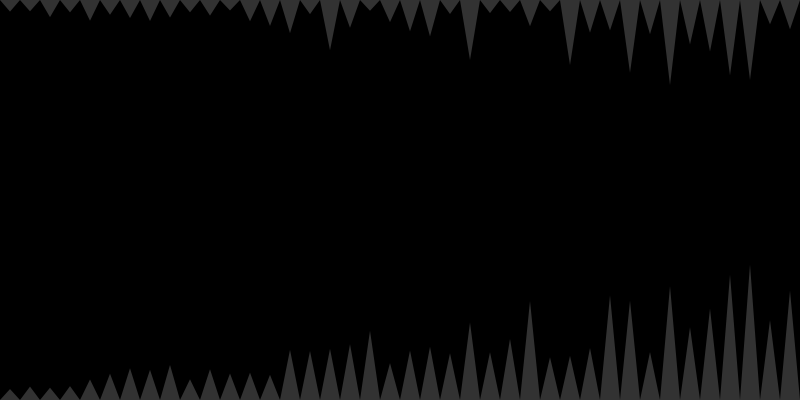
Frame 1 (no input)
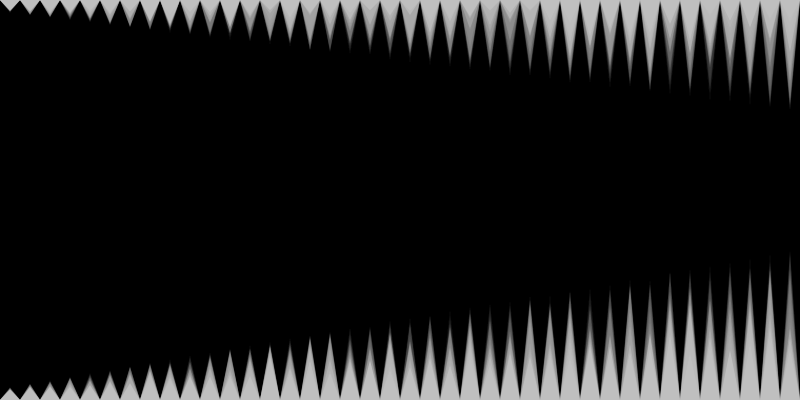
Frame 60 (the mouse pressed at the canvas centre just before this capture)
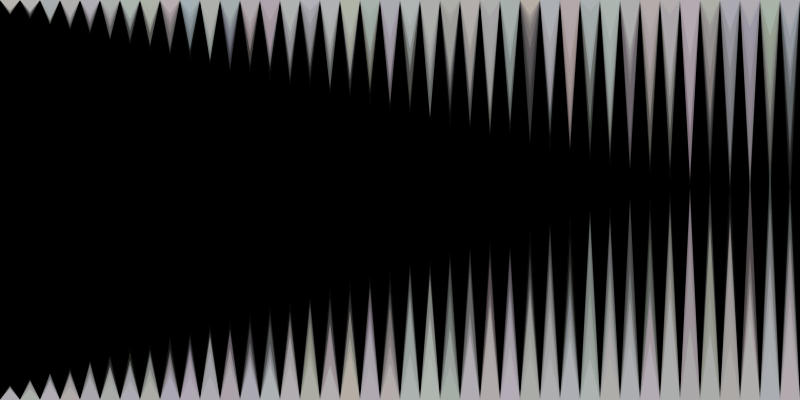
Frame 120 (the mouse held since frame 60 and released just before this capture)

The Processing sketch that drew these frames (run headless with seeded random() and noise(); from frame 60 on, the mouse is pressed at the canvas centre):

// Processing sketch: processing_37916
// ── processing_37916.pde

void setup() {
  size (800, 400);
  fill(0, 0, 0);
  background(0,0,0);
  smooth();
  noStroke();
  frameRate(10);
}


void draw() {

  fill(0,0,0,20);
  rect(0,0,800,400);
  fill(255,255,255, 10);
  for (int i = 0; i< 40; i++) {
    int gap= i*20;
    int limit  = (800 - mouseX)/2;
    float r = random(1000);
    fill(random(255 - (mouseX/8),255), random(255 - mouseX/8,255) ,random(255 - mouseX/8,255), 50);
    triangle(gap, 0, gap+20, 0, gap+10, 10 + r*(i+1)/limit);
  }
  for (int i = 0; i< 40; i++) {
    int gap= i*20;
    int limit  = (800 - mouseX)/2;
    float r2 = random(1000);
    fill(random(255 - (mouseX/8),255), random(255 - mouseX/8,255) ,random(255 - mouseX/8,255), 50);
    triangle(gap, 400, gap+20, 400, gap+10, 390 - r2*(i+1)/limit - i);
  }
}
